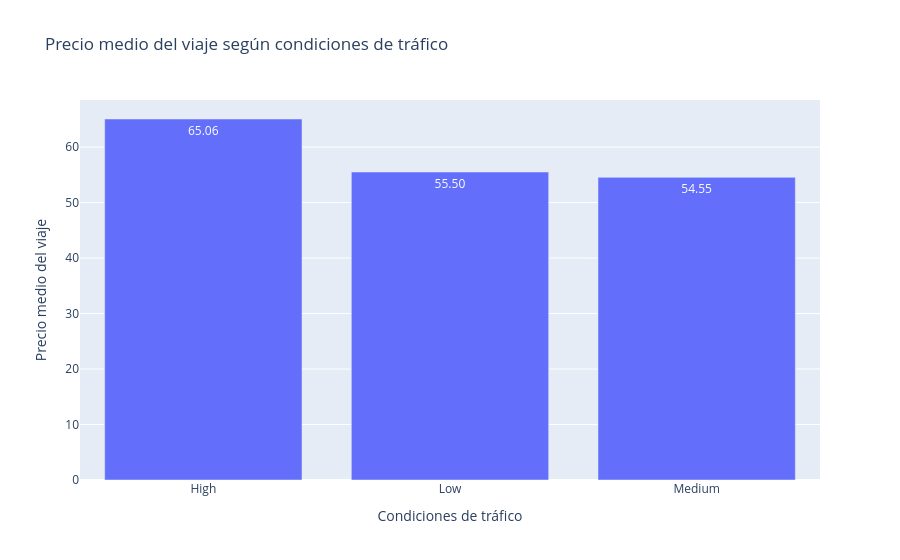

Notebook code cell kept with this figure:
### Code cell
# visualizamos la relación entre Trip_Price y Traffic_Conditions con un gráfico de barras interactivo
precio_medio_trafico = (
    df_clean
    .groupby("Traffic_Conditions")["Trip_Price"]
    .mean()
    .reset_index()
    .sort_values("Trip_Price", ascending=False)
)

fig = px.bar(
    precio_medio_trafico,
    x="Traffic_Conditions",
    y="Trip_Price",
    title="Precio medio del viaje según condiciones de tráfico",
    text_auto=".2f"
)

fig.update_layout(
    xaxis_title="Condiciones de tráfico",
    yaxis_title="Precio medio del viaje"
)

fig.show()

### Figure 1 — Plotly figure (JSON) as saved in the notebook; plotly's stock layout.template omitted (floating-point values rounded to 4 significant figures)
{"data": [{"hovertemplate": "Traffic_Conditions=%{x}<br>Trip_Price=%{y}<extra></extra>", "legendgroup": "", "marker": {"color": "#636efa", "pattern": {"shape": ""}}, "name": "", "orientation": "v", "showlegend": false, "textposition": "auto", "texttemplate": "%{y:.2f}", "type": "bar", "x": ["High", "Low", "Medium"], "xaxis": "x", "y": [65.06, 55.5, 54.55], "yaxis": "y"}], "layout": {"barmode": "relative", "legend": {"tracegroupgap": 0}, "title": {"text": "Precio medio del viaje según condiciones de tráfico"}, "xaxis": {"anchor": "y", "domain": [0, 1], "title": {"text": "Condiciones de tráfico"}}, "yaxis": {"anchor": "x", "domain": [0, 1], "title": {"text": "Precio medio del viaje"}}}}
